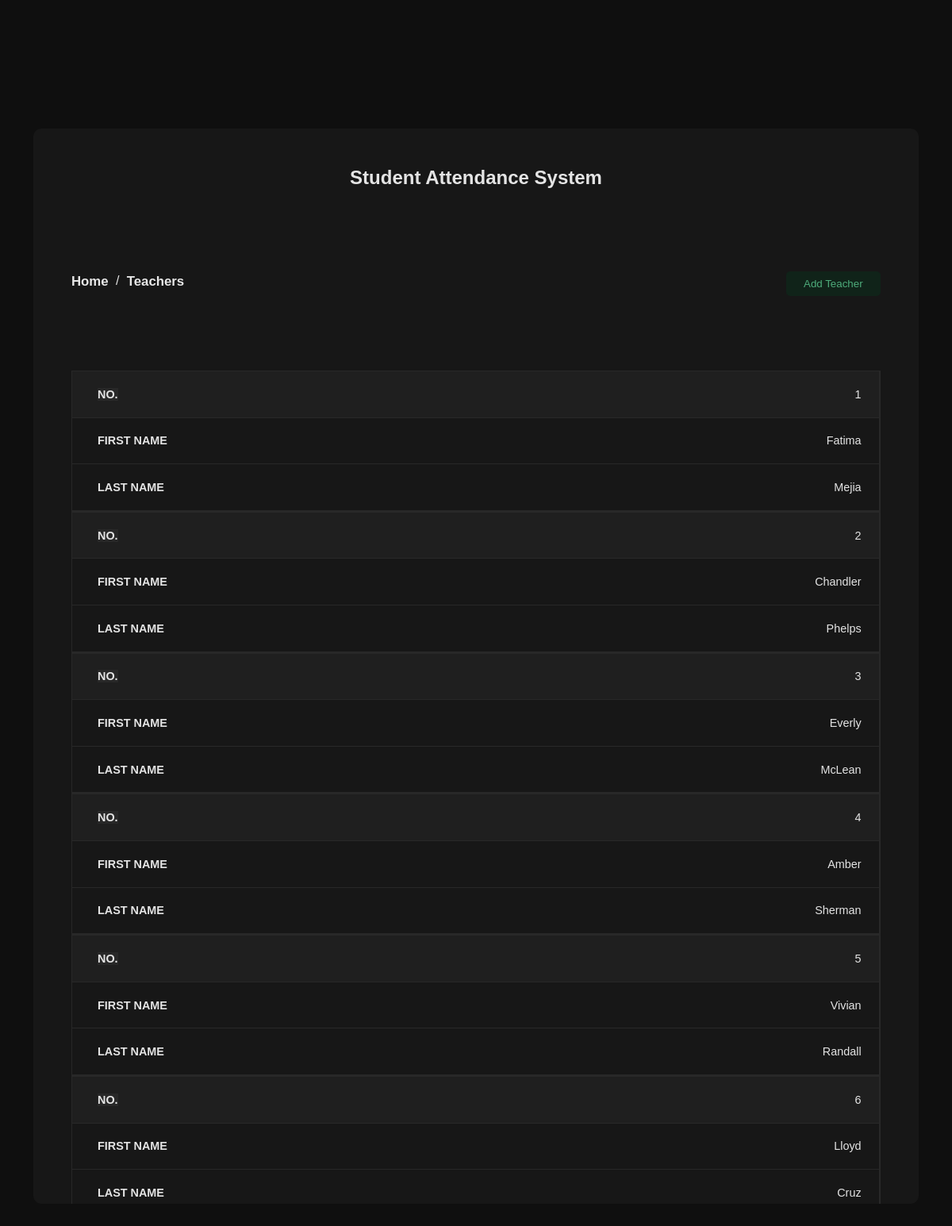
The page /Teachers/ on the database its author committed.
### students/models.py (models this page shows, shortened)
class Teacher(models.Model):
    firstname = models.CharField(max_length=255)
    lastname = models.CharField(max_length=255)

### students/views.py (the view)
# urls.py: path('Teachers/', views.TeacherPage, name='Teachers'),
def TeacherPage(request):
  teachers = Teacher.objects.all().values()
  count_teachers = Teacher.objects.count()
  template = loader.get_template('Teachers.html')
  context = {
    'teacher_list': teachers,
    'count_teachers': count_teachers
  }
  return HttpResponse(template.render(context, request))

### students/templates/Teachers.html (shortened to what this page needs)
{% extends "master.html" %}
{% block content %}
    <main id="teachers-table">
        <div class="home-container">
            <h2>Student Attendance System</h2>
            <div class="HC-Container">
                <div class="SC_Top">
                    <div class="NavBar">
                        <div><a href="/"><h2>Home &nbsp;</h2></a></div>
                        <span>/</span>
                        <div><a href="/Teachers"><h2>&nbsp; Teachers</h2></a></div>
                    </div>
                    <a hx-get="/addTeachers" hx-target="#overlay" ><button class="Add-btn" type="button">Add Teacher</button></a>
                </div>
                <table>
                    <tbody>
                        <tr>
                            {% for teachers in teacher_list %}
                            <td class="td-edit">{{ forloop.counter }}</td>
                            <td class="td-edit">{{ teachers.firstname }}</td>
                            <td class="td-edit">{{ teachers.lastname }}</td>
                            </tr>
                            {%endfor %}
                    </tbody>
                </table>
            </div>
        </div>
    </main>
{% endblock %}

### students/static/style.css (style rules this page uses)
@media (max-width : 1980px) { * { padding: 0; margin: 0; } }
@media (max-width : 1980px) { body { background-color: #0f0f0f; color: #e4e4e4; font-family: Arial, Helvetica, sans-serif; } }
@media (max-width : 1980px) { main { width: 100vw; height: 100vh; display: flex; justify-content: center; align-items: center; } }
@media (max-width : 1980px) { .NavBar { display: flex; } }
@media (max-width : 1980px) { .SC_Top { display: flex; flex-direction: row; align-items: center; justify-content: space-between; width: 100%; } }
@media (max-width : 1980px) { .SC_Top a { color: #e8e8e8; text-decoration: none; font-size: 0.7rem; } }
@media (max-width : 1980px) { .SC_Top { height: 5%; margin-bottom: 1%; } }
@media (max-width : 1980px) { table { border-collapse: collapse; width: 100%; } }
@media (max-width : 1980px) { .Add-btn { background-color: #102319; padding: 0.5rem 1.4rem; border: none; color: #4eac7b; border-radius: 5px; display: flex; transition: all ease; } }
@media (max-width : 1980px) { .home-container { padding: 3rem; display: flex; flex-direction: column; width: 85%; height: 75vh; background-color: #171717; border-radius: 10px; overflow-y: auto; overflow-x: hidden; } }
@media (max-width : 1980px) { .HC-Container { width: 100%; height: 100%; } }
@media (max-width : 1980px) { .home-container table { width: 100%; } }
@media (max-width : 1980px) { .home-container .td-edit { padding-left: 2rem; height: 2%; font-size: 0.9rem; font-weight: 500; height: 3rem; border-right: 1px solid #282828; border-bottom: 1px solid #282828; } }
@media (max-width : 1980px) { .home-container h2 { text-align: center; margin-bottom: 2%; } }
@media only screen and (max-width: 760px),
(min-device-width: 768px) and (max-device-width: 1024px) { .home-container h2 { margin-bottom: 6%; } }
@media only screen and (max-width: 760px),
(min-device-width: 768px) and (max-device-width: 1024px) { .SC_Top { margin-bottom: 5%; } }
@media only screen and (max-width: 760px),
(min-device-width: 768px) and (max-device-width: 1024px) { .SC_Top { width: 100%; height: 10%; } }
@media only screen and (max-width: 760px),
(min-device-width: 768px) and (max-device-width: 1024px) { table .td-edit { padding-left: 0rem; } }
@media only screen and (max-width: 760px),
(min-device-width: 768px) and (max-device-width: 1024px) { table, thead, tbody, th, td, tr { display: block; } }
@media only screen and (max-width: 760px),
(min-device-width: 768px) and (max-device-width: 1024px) { tr { border: 1px solid #282828; } }
@media only screen and (max-width: 760px),
(min-device-width: 768px) and (max-device-width: 1024px) { td { display: block; font-size: .8em; text-align: right; display: flex; justify-content: space-between; align-items: center; padding: 0.3rem 1.4rem; } }
@media only screen and (max-width: 760px),
(min-device-width: 768px) and (max-device-width: 1024px) { td:before { content: attr(data-label); float: left; font-weight: bold; text-transform: uppercase; } }
@media only screen and (max-width: 760px),
(min-device-width: 768px) and (max-device-width: 1024px) { td:nth-of-type(1):before { content: "No."; background-color: #282828; } }
@media only screen and (max-width: 760px),
(min-device-width: 768px) and (max-device-width: 1024px) { #teachers-table td:nth-of-type(1) { background-color: #1f1f1f; } }
@media only screen and (max-width: 760px),
(min-device-width: 768px) and (max-device-width: 1024px) { #teachers-table td:nth-of-type(2):before { content: "First Name"; } }
@media only screen and (max-width: 760px),
(min-device-width: 768px) and (max-device-width: 1024px) { #teachers-table td:nth-of-type(3):before { content: "Last Name"; } }

### rows shown on the page
Teacher: firstname "Fatima", lastname "Mejia"
Teacher: firstname "Chandler", lastname "Phelps"
Teacher: firstname "Everly", lastname "McLean"
Teacher: firstname "Amber", lastname "Sherman"
Teacher: firstname "Vivian", lastname "Randall"
Teacher: firstname "Lloyd", lastname "Cruz"
